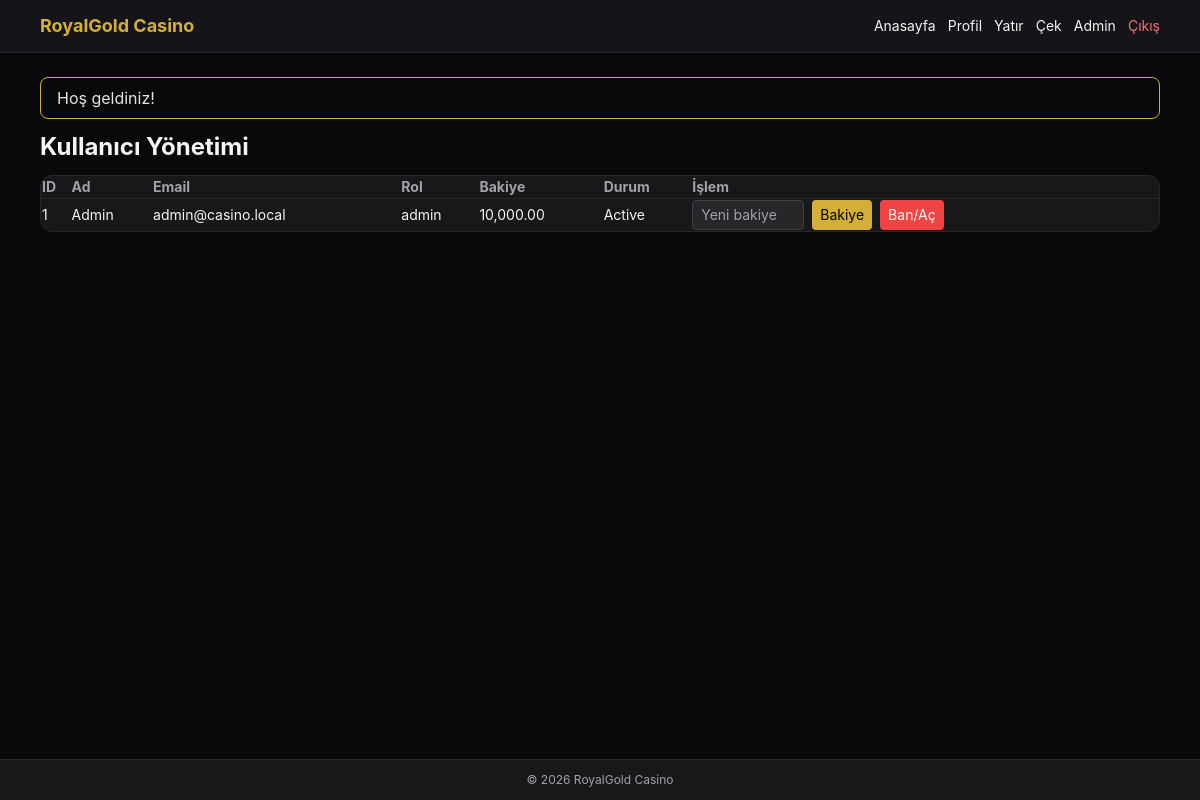
The page /admin/users.php (signed in) on the database its author committed.
### tables this page shows
CREATE TABLE users (
  id INT AUTO_INCREMENT PRIMARY KEY,
  name VARCHAR(120) NOT NULL,
  email VARCHAR(190) NOT NULL UNIQUE,
  password VARCHAR(255) NOT NULL,
  role ENUM('user','admin') NOT NULL DEFAULT 'user',
  balance DECIMAL(14,2) NOT NULL DEFAULT 0,
  wager_remaining DECIMAL(14,2) NOT NULL DEFAULT 0,
  iban VARCHAR(64) NULL,
  is_banned TINYINT(1) NOT NULL DEFAULT 0,
  reset_token VARCHAR(80) NULL,
  reset_expires_at DATETIME NULL,
  created_at DATETIME NOT NULL
);

### includes/functions.php (called while the page is built, shortened)
<?php
function e(string $value): string
{
    return htmlspecialchars($value, ENT_QUOTES | ENT_SUBSTITUTE, 'UTF-8');
}

### admin/users.php (the view, shortened to what this page needs)
<?php
require __DIR__ . '/../includes/bootstrap.php';
$users = $db->query('SELECT id,name,email,role,balance,is_banned,created_at FROM users ORDER BY id DESC LIMIT 200')->fetchAll();
include __DIR__ . '/../includes/views/header.php';
?>
<h1 class="text-2xl font-bold mb-3">Kullanıcı Yönetimi</h1>
<div class="overflow-x-auto bg-zinc-900 border border-zinc-800 rounded-xl">
<table class="w-full min-w-[820px] text-sm"><thead><tr class="text-left text-zinc-400"><th>ID</th><th>Ad</th><th>Email</th><th>Rol</th><th>Bakiye</th><th>Durum</th><th>İşlem</th></tr></thead><tbody>
<?php foreach ($users as $u): ?>
<tr class="border-t border-zinc-800"><td><?= $u['id'] ?></td><td><?= e($u['name']) ?></td><td><?= e($u['email']) ?></td><td><?= e($u['role']) ?></td><td><?= number_format((float)$u['balance'],2) ?></td><td><?= (int)$u['is_banned'] ? 'Banned':'Active' ?></td><td>
<form method="post" class="flex gap-2">
<input name="amount" placeholder="Yeni bakiye" class="px-2 py-1 bg-zinc-800 border border-zinc-700 rounded w-28">
<button name="action" value="balance" class="px-2 py-1 bg-casinoGold text-black rounded">Bakiye</button>
<button name="action" value="toggle_ban" class="px-2 py-1 bg-red-500 text-white rounded">Ban/Aç</button>
</form>
</td></tr>
<?php endforeach; ?>
</tbody></table></div>
<?php include __DIR__ . '/../includes/views/footer.php'; ?>

### assets/css/app.css (style rules this page uses)
:root { color-scheme: dark; }
body { font-family: Inter, ui-sans-serif, system-ui, sans-serif; }

### rows shown on the page
users: id "1", name "Admin", email "admin@casino.local", role "admin", balance "10,000.00", is_banned "Active"

### other values the page prints
$appName "RoyalGold Casino"
$f['message'] "Hoş geldiniz!"
$siteSettings['site_name'] "RoyalGold Casino"
